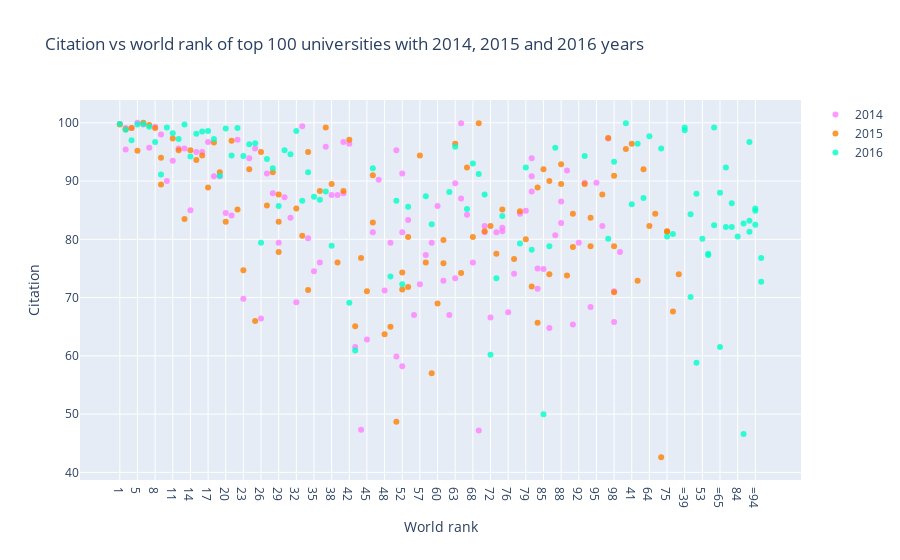

Here is the notebook cell this chart was saved with:
### Markdown cell above
<a id="3"></a> <br>
# Scatter
Scatter Example: Citation vs world rank of top 100 universities with 2014, 2015 and 2016 years
* Import graph_objs as *go*
* Creating traces
    * x = x axis
    * y = y axis
    * mode = type of plot like marker, line or line + markers
    * name = name of the plots
    * marker = marker is used with dictionary. 
        * color = color of lines. It takes RGB (red, green, blue) and opacity (alpha)
    * text = The hover text (hover is curser)
* data = is a list that we add traces into it
* layout = it is dictionary.
    * title = title of layout
    * x axis = it is dictionary
        * title = label of x axis
        * ticklen = length of x axis ticks
        * zeroline = showing zero line or not
    * y axis = it is dictionary and same with x axis
* fig = it includes data and layout
* iplot() = plots the figure(fig) that is created by data and layout

### Code cell
# prepare data frames
# prepare data frames
df2014 = timesData[timesData.year == 2014].iloc[:100,:]
df2015 = timesData[timesData.year == 2015].iloc[:100,:]
df2016 = timesData[timesData.year == 2016].iloc[:100,:]

# import graph objects as "go"
import plotly.graph_objs as go

trace1 = go.Scatter(
    x = df2014.world_rank,
    y = df2014.citations,
    name = '2014',
    mode = 'markers',
    marker = dict(color = 'rgba(255,128,255,0.8)'),
    text = df2014.university_name
)

trace2 = go.Scatter(
    x = df2015.world_rank,
    y = df2015.citations,
    name = '2015',
    mode = 'markers',
    marker = dict(color = 'rgba(255,128,2,0.8)'),
    text = df2015.university_name
)

trace3 = go.Scatter(
    x = df2016.world_rank,
    y = df2016.citations,
    name = '2016',
    mode = 'markers',
    marker = dict(color = 'rgba(0,255,200,0.8)'),
    text = df2016.university_name
)

data = [trace1,trace2,trace3]

layout = dict(title='Citation vs world rank of top 100 universities with 2014, 2015 and 2016 years',
              xaxis = dict(title='World rank', ticklen = 5, zeroline=False),
              yaxis = dict(title='Citation', ticklen = 5, zeroline=False))

fig = go.Figure(data=data,layout=layout)
iplot(fig)

### Figure 1 — Plotly figure (JSON) as saved in the notebook; plotly's stock layout.template omitted (floating-point values rounded to 4 significant figures)
{"data": [{"marker": {"color": "rgba(255,128,255,0.8)"}, "mode": "markers", "name": "2014", "text": ["California Institute of Technology", "Harvard University", "University of Oxford", "Stanford University", "Massachusetts Institute of Technology", "Princeton University", "University of Cambridge", "University of California, Berkeley", "University of Chicago", "Imperial College London", "Yale University", "University of California, Los Angeles", "Columbia University", "ETH Zurich – Swiss Federal Institute of Technology Zurich", "Johns Hopkins University", "University of Pennsylvania", "Duke University", "University of Michigan", "Cornell University", "University of Toronto", "University College London", "Northwestern University", "University of Tokyo", "Carnegie Mellon University", "University of Washington", "National University of Singapore", "University of Texas at Austin", "Georgia Institute of Technology", "University of Illinois at Urbana-Champaign", "University of Wisconsin-Madison", "University of British Columbia", "London School of Economics and Political Science", "University of California, Santa Barbara", "University of Melbourne", "McGill University", "Karolinska Institute", "École Polytechnique Fédérale de Lausanne", "King’s College London", "University of Edinburgh", "New York University", "University of California, San Diego", "Washington University in St Louis", "University of Hong Kong", "Seoul National University", "Peking University", "University of Minnesota", "University of North Carolina at Chapel Hill", "Australian National University", "Pennsylvania State University", "Boston University", "Tsinghua University", "Brown University", "Kyoto University", "University of California, Davis", "LMU Munich", "Korea Advanced Institute of Science and Technology (KAIST)", "Hong Kong University of Science and Technology", "University of Manchester", "Ohio State University", "Pohang University of Science and Technology", "KU Leuven", "Purdue University", "The University of Queensland", "University of Göttingen", "Rice University", "École Normale Supérieure", "Leiden University", "Heidelberg University", "Delft University of Technology", "University of Southern California", "École Polytechnique", "University of Sydney", "Erasmus University Rotterdam", "University of Basel", "Utrecht University", "Nanyang Technological University", "Wageningen University and Research Center", "University of Pittsburgh", "University of Bristol", "Durham University", "Emory University", "Tufts University", "Michigan State University", "University of Amsterdam", "Ghent University", "Free University of Berlin", "Technical University of Munich", "Case Western Reserve University", "Vanderbilt University", "University of Notre Dame", "Monash University", "McMaster University", "University of California, Irvine", "Humboldt University of Berlin", "University of Rochester", "Pierre and Marie Curie University", "University of Colorado Boulder", "Maastricht University", "University of Groningen", "University of Helsinki"], "type": "scatter", "x": ["1", "2", "2", "4", "5", "6", "7", "8", "9", "10", "11", "12", "13", "14", "15", "16", "17", "18", "19", "20", "21", "22", "23", "24", "25", "26", "27", "28", "29", "30", "31", "32", "33", "34", "35", "36", "37", "38", "39", "40", "40", "42", "43", "44", "45", "46", "47", "48", "49", "50", "50", "52", "52", "52", "55", "56", "57", "58", "59", "60", "61", "62", "63", "63", "65", "65", "67", "68", "69", "70", "70", "72", "73", "74", "74", "76", "77", "78", "79", "80", "80", "80", "83", "83", "85", "86", "87", "88", "88", "90", "91", "92", "93", "94", "95", "96", "97", "98", "98", "100"], "y": [99.8, 99.1, 95.4, 99.1, 100, 99.7, 95.7, 99.3, 98, 90, 93.5, 95.6, 95.6, 85, 95, 95, 96.7, 90.8, 90.8, 84.5, 84.1, 97.1, 69.8, 93.9, 95.6, 66.4, 91.3, 87.9, 79.4, 87.2, 83.7, 69.2, 99.4, 80.2, 74.5, 76, 95.9, 87.6, 87.6, 87.9, 96.7, 96.4, 61.5, 47.3, 62.8, 81.2, 90.2, 71.2, 79.4, 95.3, 59.9, 91.3, 58.2, 81.2, 83.3, 67, 72.3, 77.3, 79.4, 85.7, 72.9, 67, 73.3, 89.6, 99.9, 87, 84.2, 76, 47.2, 81.2, 82.3, 66.6, 81.2, 81.4, 82, 67.5, 74.1, 84.4, 84.9, 88.2, 90.8, 93.9, 71.5, 75, 74.9, 64.8, 80.7, 82.8, 86.5, 91.8, 65.4, 79.4, 89.7, 68.4, 89.7, 82.3, 97.3, 65.8, 71.1, 77.8]}, {"marker": {"color": "rgba(255,128,2,0.8)"}, "mode": "markers", "name": "2015", "text": ["California Institute of Technology", "Harvard University", "University of Oxford", "Stanford University", "University of Cambridge", "Massachusetts Institute of Technology", "Princeton University", "University of California, Berkeley", "Imperial College London", "Yale University", "University of Chicago", "University of California, Los Angeles", "ETH Zurich – Swiss Federal Institute of Technology Zurich", "Columbia University", "Johns Hopkins University", "University of Pennsylvania", "University of Michigan", "Duke University", "Cornell University", "University of Toronto", "Northwestern University", "University College London", "University of Tokyo", "Carnegie Mellon University", "National University of Singapore", "University of Washington", "Georgia Institute of Technology", "University of Texas at Austin", "LMU Munich", "University of Illinois at Urbana-Champaign", "University of Wisconsin-Madison", "University of British Columbia", "University of Melbourne", "London School of Economics and Political Science", "École Polytechnique Fédérale de Lausanne", "University of Edinburgh", "University of California, Santa Barbara", "New York University", "McGill University", "King’s College London", "University of California, San Diego", "Washington University in St Louis", "University of Hong Kong", "Karolinska Institute", "Australian National University", "University of Minnesota", "University of North Carolina at Chapel Hill", "Peking University", "Tsinghua University", "Seoul National University", "Hong Kong University of Science and Technology", "Korea Advanced Institute of Science and Technology (KAIST)", "University of Manchester", "Brown University", "KU Leuven", "University of California, Davis", "Boston University", "Pennsylvania State University", "Kyoto University", "University of Sydney", "Nanyang Technological University", "École Polytechnique", "Scuola Normale Superiore di Pisa", "Leiden University", "The University of Queensland", "Pohang University of Science and Technology", "University of Göttingen", "Ohio State University", "Rice University", "Heidelberg University", "Delft University of Technology", "Erasmus University Rotterdam", "Wageningen University and Research Center", "University of Bristol", "University of Basel", "University of Southern California", "University of Amsterdam", "École Normale Supérieure", "Utrecht University", "Humboldt University of Berlin", "Free University of Berlin", "Michigan State University", "Durham University", "Monash University", "Middle East Technical University", "University of Arizona", "University of Notre Dame", "Tufts University", "University of California, Irvine", "Ghent University", "University of Massachusetts", "University of Pittsburgh", "Emory University", "McMaster University", "University of Glasgow", "Vanderbilt University", "University of Colorado Boulder", "Stockholm University", "Technical University of Munich", "Uppsala University"], "type": "scatter", "x": ["1", "2", "3", "4", "5", "6", "7", "8", "9", "9", "11", "12", "13", "14", "15", "16", "17", "18", "19", "20", "21", "22", "23", "24", "25", "26", "27", "28", "29", "29", "29", "32", "33", "34", "34", "36", "37", "38", "39", "40", "41", "42", "43", "44", "45", "46", "46", "48", "49", "50", "51", "52", "52", "54", "55", "55", "57", "58", "59", "60", "61", "61", "63", "64", "65", "66", "67", "68", "69", "70", "71", "72", "73", "74", "75", "75", "77", "78", "79", "80", "81", "82", "83", "83", "85", "86", "86", "88", "88", "90", "91", "91", "93", "94", "94", "96", "97", "98", "98", "98"], "y": [99.7, 98.9, 95.5, 99.1, 95.2, 100, 99.6, 99.1, 89.4, 94, 97.3, 95.3, 83.5, 95.3, 93.6, 94.4, 88.9, 96.6, 91.5, 83, 96.9, 85.1, 74.7, 92, 66, 95, 85.8, 91.5, 83, 77.8, 87.7, 85.3, 80.6, 71.3, 95, 88.3, 99.2, 89.5, 76, 88.3, 96.4, 97.1, 65.1, 76.8, 71.1, 82.9, 91, 63.7, 65, 48.7, 72.9, 71.4, 74.3, 92, 71.8, 80.4, 94.4, 76, 57, 69, 75.9, 79.9, 96.4, 82.3, 74.2, 84.4, 92.3, 80.4, 99.9, 81.4, 42.6, 82.3, 77.5, 85.1, 81.4, 81.3, 76.6, 84.8, 80, 71.9, 67.6, 74, 88.9, 65.7, 92, 74, 90, 92.9, 89.5, 73.8, 78.7, 84.4, 89.5, 78.8, 83.7, 87.7, 97.4, 90.9, 78.8, 70.9]}, {"marker": {"color": "rgba(0,255,200,0.8)"}, "mode": "markers", "name": "2016", "text": ["California Institute of Technology", "University of Oxford", "Stanford University", "University of Cambridge", "Massachusetts Institute of Technology", "Harvard University", "Princeton University", "Imperial College London", "ETH Zurich – Swiss Federal Institute of Technology Zurich", "University of Chicago", "Johns Hopkins University", "Yale University", "University of California, Berkeley", "University College London", "Columbia University", "University of California, Los Angeles", "University of Pennsylvania", "Cornell University", "University of Toronto", "Duke University", "University of Michigan", "Carnegie Mellon University", "London School of Economics and Political Science", "University of Edinburgh", "Northwestern University", "National University of Singapore", "King’s College London", "Karolinska Institute", "LMU Munich", "New York University", "École Polytechnique Fédérale de Lausanne", "University of Washington", "University of Melbourne", "University of British Columbia", "KU Leuven", "University of Illinois at Urbana-Champaign", "Heidelberg University", "McGill University", "University of California, San Diego", "University of California, Santa Barbara", "Georgia Institute of Technology", "Peking University", "University of Tokyo", "University of California, Davis", "University of Hong Kong", "University of Texas at Austin", "Tsinghua University", "Wageningen University and Research Center", "Humboldt University of Berlin", "University of Wisconsin-Madison", "Brown University", "Australian National University", "Technical University of Munich", "École Normale Supérieure", "Nanyang Technological University", "University of Manchester", "University of Sydney", "University of Amsterdam", "Hong Kong University of Science and Technology", "The University of Queensland", "Washington University in St Louis", "Utrecht University", "University of North Carolina at Chapel Hill", "Boston University", "Delft University of Technology", "University of Minnesota", "Leiden University", "University of Southern California", "University of Bristol", "Durham University", "Erasmus University Rotterdam", "Free University of Berlin", "Monash University", "University of Groningen", "Pennsylvania State University", "University of Glasgow", "University of Helsinki", "University of Tübingen", "University of Pittsburgh", "University of Warwick", "Uppsala University", "University of Copenhagen", "University of New South Wales", "University of Freiburg", "Seoul National University", "University of St Andrews", "Vanderbilt University", "Kyoto University", "Maastricht University", "Emory University", "Lund University", "Ohio State University", "University of Exeter", "University of Bonn", "Georgetown University", "McMaster University", "University of Sheffield", "Queen Mary University of London", "University of Göttingen", "Michigan State University"], "type": "scatter", "x": ["1", "2", "3", "4", "5", "6", "7", "8", "9", "10", "11", "12", "13", "14", "15", "16", "17", "18", "19", "20", "21", "22", "23", "24", "25", "26", "27", "28", "29", "30", "31", "32", "33", "34", "35", "36", "37", "38", "=39", "=39", "41", "42", "43", "=44", "=44", "46", "=47", "=47", "49", "50", "51", "52", "53", "54", "55", "=56", "=56", "58", "59", "=60", "=60", "62", "63", "64", "=65", "=65", "67", "68", "69", "70", "71", "72", "73", "74", "75", "=76", "=76", "78", "79", "80", "81", "=82", "=82", "84", "85", "86", "87", "=88", "=88", "=90", "=90", "=90", "93", "=94", "=94", "=94", "97", "98", "=99", "=99"], "y": [99.8, 98.8, 99.9, 97, 99.7, 99.8, 99.3, 96.7, 91.1, 99.2, 98.2, 97.2, 99.7, 94.2, 98.1, 98.5, 98.6, 97.2, 90.9, 99, 94.4, 99.1, 94.3, 96.3, 96.5, 79.4, 93.8, 92.2, 85.7, 95.3, 94.6, 98.6, 86.6, 91.5, 87.3, 86.8, 88.2, 78.9, 98.7, 99.2, 86, 69.1, 60.9, 84.3, 70.1, 92.2, 58.8, 87.8, 73.6, 86.6, 96.4, 72.3, 80.1, 87.1, 85.6, 77.3, 77.5, 87.4, 82.6, 82.4, 99.2, 88.1, 95.9, 97.7, 61.5, 88, 85.2, 93, 91.2, 87.7, 95.6, 60.2, 73.3, 84, 80.5, 92.3, 82.1, 79.3, 92.3, 78.2, 80.9, 86.2, 82.1, 80.5, 50, 78.8, 95.7, 46.6, 82.7, 96.7, 81.3, 83.2, 94.3, 85.3, 82.5, 84.9, 80.1, 93.3, 72.7, 76.8]}], "layout": {"title": {"text": "Citation vs world rank of top 100 universities with 2014, 2015 and 2016 years"}, "xaxis": {"ticklen": 5, "title": {"text": "World rank"}, "zeroline": false}, "yaxis": {"ticklen": 5, "title": {"text": "Citation"}, "zeroline": false}}}
